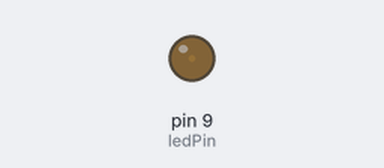
The sketch below on a simulated Arduino Uno, built with avr-gcc and run on an emulated ATmega328P. Shown: output pins drawn as LEDs (lit = HIGH).

Above: at 0.05 s.
At 1.15 s:
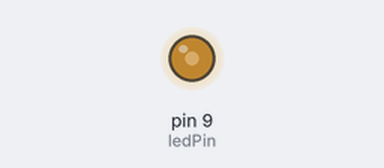
At 2.3 s:
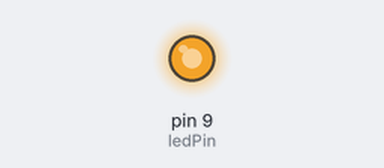
At 4.6 s:
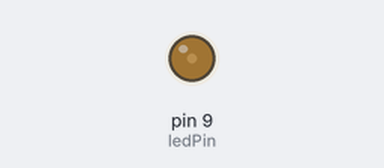
Timing chart, 0 to 6.7 s (numbered marks = the images above):
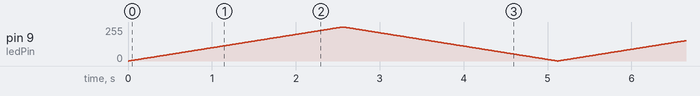

The sketch:

led_test.ino
```cpp
int ledPin = 9;

//让LED亮
// void setup() {
//   pinMode(ledPin, OUTPUT);  // 设置9号口为输出模式
//   digitalWrite(ledPin, HIGH);  // 输出高电平 → LED 亮
// }

// void loop() {
//   // 什么都不用做，LED 会一直亮
// }

// 闪烁LED
void setup(){
  pinMode(ledPin, OUTPUT);
}
// void loop(){
//   digitalWrite(ledPin, HIGH);
//   delay(1000);
//   digitalWrite(ledPin, LOW);
//   delay(1000);
// }

//PWM控制LED呼吸灯
void loop() {
  // 渐亮
  for (int i = 0; i <= 255; i++) {
    analogWrite(ledPin, i); // 输出PWM
    delay(10);
  }
  for (int i = 255; i>0;i--){
    analogWrite(ledPin,i);
    delay(10);
  }
}
```
